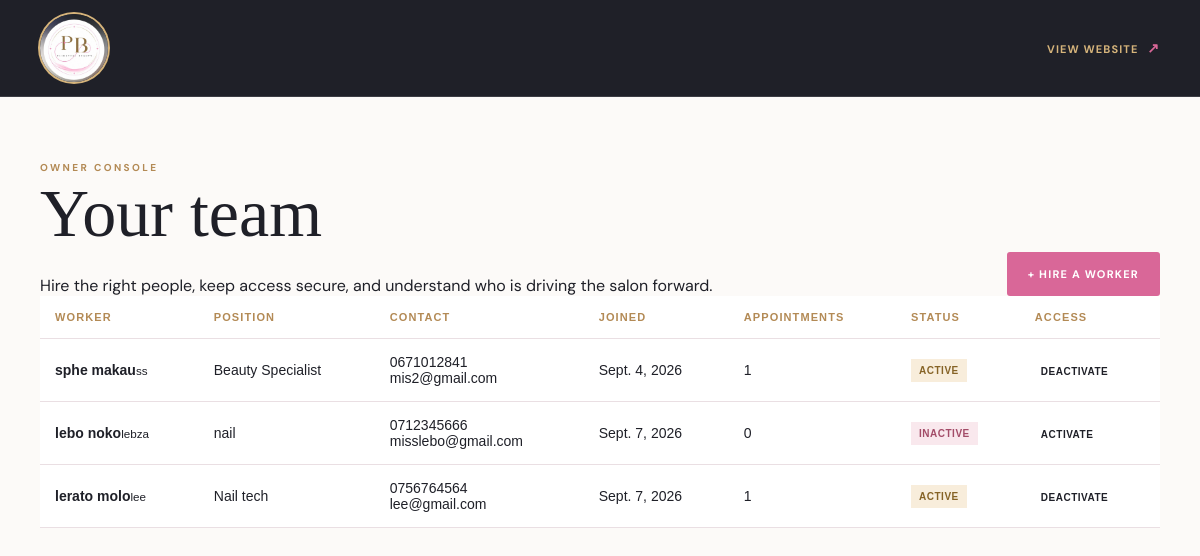
/owner/workers/, run on an earlier commit of the app's database.
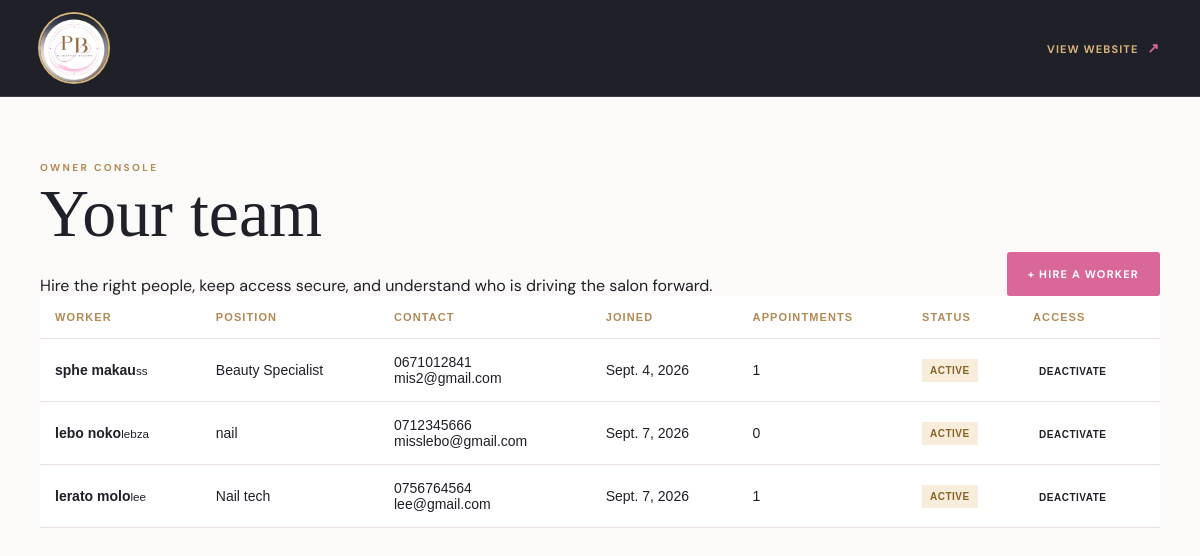
And on a later commit of the database.
### core/models.py (models this page shows, shortened)
class Worker(models.Model):
    user = models.OneToOneField(settings.AUTH_USER_MODEL, on_delete=models.CASCADE, related_name='worker_profile')
    position = models.CharField(max_length=100, default='Beauty Specialist')
    phone = models.CharField(max_length=30, blank=True)
    joined_date = models.DateField(auto_now_add=True)
    is_active = models.BooleanField(default=True)

### core/views.py (the view)
    def wrapped(request, *args, **kwargs):
        profile = getattr(request.user, 'profile', None)
        if request.user.is_authenticated and not (profile and profile.role == Profile.OWNER):
            raise PermissionDenied
        return view_func(request, *args, **kwargs)

### core/views.py (called while the page is built)
def owner_required(view_func):
    def wrapped(request, *args, **kwargs):
        profile = getattr(request.user, 'profile', None)
        if request.user.is_authenticated and not (profile and profile.role == Profile.OWNER):
            raise PermissionDenied
        return view_func(request, *args, **kwargs)
    return wrapped

@owner_required
def worker_list(request):
    workers = Worker.objects.select_related('user').annotate(appointment_total=Count('appointments'))
    return render(request, 'core/owner_workers.html', {'workers': workers})

### templates/core/owner_workers.html
{% extends 'core/base.html' %}
{% block content %}
<section class="dashboard-section">
  <div class="container">
    <div class="section-heading">
      <div><p class="eyebrow">OWNER CONSOLE</p><h1>Your team</h1><p>Hire the right people, keep access secure, and understand who is driving the salon forward.</p></div>
      <a class="btn-primary" href="{% url 'worker_create' %}">+ Hire a worker</a>
    </div>
    <div class="table-wrap">
      <table>
        <thead><tr><th>Worker</th><th>Position</th><th>Contact</th><th>Joined</th><th>Appointments</th><th>Status</th><th>Access</th></tr></thead>
        <tbody>
          {% for worker in workers %}
          <tr><td><strong>{{ worker.user.get_full_name|default:worker.user.username }}</strong><small>{{ worker.user.username }}</small></td><td>{{ worker.position }}</td><td>{{ worker.phone }}<br>{{ worker.user.email }}</td><td>{{ worker.joined_date }}</td><td>{{ worker.appointment_total }}</td><td>{% if worker.is_active %}<span class="status status-confirmed">Active</span>{% else %}<span class="status status-cancelled">Inactive</span>{% endif %}</td><td><form method="post" action="{% url 'worker_toggle' worker.pk %}">{% csrf_token %}<button class="table-action" type="submit">{% if worker.is_active %}Deactivate{% else %}Activate{% endif %}</button></form></td></tr>
          {% endfor %}
        </tbody>
      </table>
    </div>
  </div>
</section>
{% endblock %}

What changed in the data, as far as the page shows it:
changed Worker "nail": is_active "INACTIVE ACTIVATE" → "ACTIVE DEACTIVATE"
